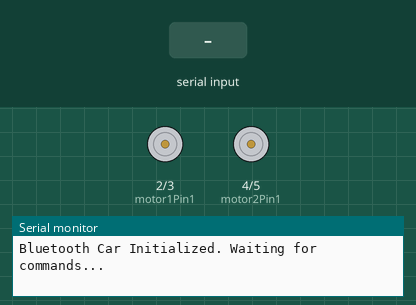
The sketch below on a simulated Arduino Uno, built with avr-gcc and run on an emulated ATmega328P. Parts: motor-driver pin pairs drawn as motors (green arrow = first pin HIGH = forward, orange = second pin HIGH = backward, longer = more drive), the last lines printed to the serial monitor. The inputs (shaded band) are chosen by the test bench.

Above: at 1.2 s.
1.3 s: "F" received over the second serial link
At 2.3 s:
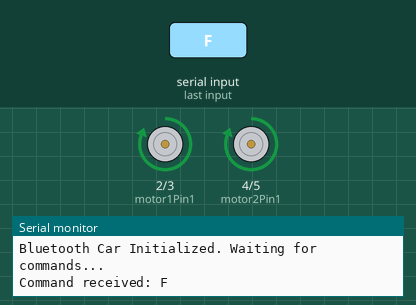
2.8 s: "B" received over the second serial link
At 3.4 s:
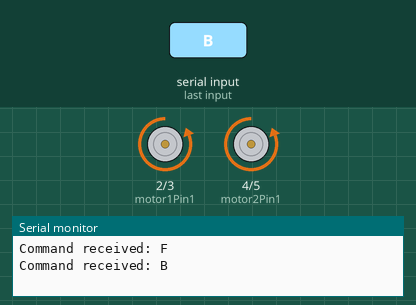
4.3 s: "L" received over the second serial link
At 4.6 s:
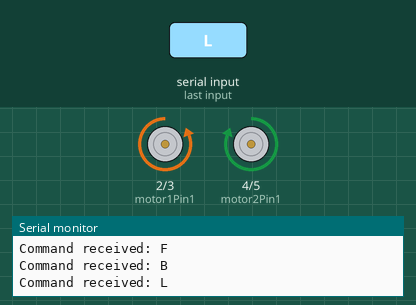
5.8 s: "R" received over the second serial link
At 6.9 s:
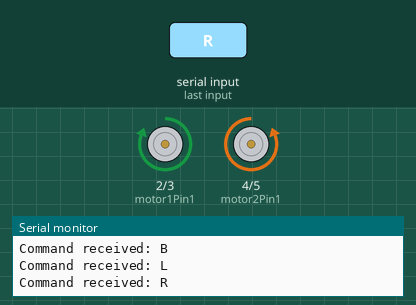
Timing chart, 0 to 8.3 s (numbered marks = the images above; inputs shaded):
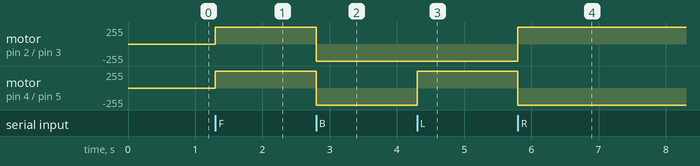

The sketch:

gesture-detector.ino
```cpp
#include <SoftwareSerial.h>

SoftwareSerial Bluetooth(8, 9);

const int motor1Pin1 = 2;
const int motor1Pin2 = 3;
const int motor2Pin1 = 4;
const int motor2Pin2 = 5;

void setup() {
  pinMode(motor1Pin1, OUTPUT);
  pinMode(motor1Pin2, OUTPUT);
  pinMode(motor2Pin1, OUTPUT);
  pinMode(motor2Pin2, OUTPUT);

  Bluetooth.begin(9600);
  Serial.begin(9600);

  Serial.println("Bluetooth Car Initialized. Waiting for commands...");
}

void loop() {
  if (Bluetooth.available()) {
    char command = Bluetooth.read();
    Serial.print("Command received: ");
    Serial.println(command);

    switch (command) {
      case 'F':
        moveForward();
        break;
      case 'B':
        moveBackward();
        break;
      case 'L':
        turnLeft();
        break;
      case 'R':
        turnRight();
        break;
      case 'S':
        stopCar();
        break;
      default:
        Serial.println("Invalid command");
        break;
    }
  }
}

void moveForward() {
  digitalWrite(motor1Pin1, HIGH);
  digitalWrite(motor1Pin2, LOW);
  digitalWrite(motor2Pin1, HIGH);
  digitalWrite(motor2Pin2, LOW);
}

void moveBackward() {
  digitalWrite(motor1Pin1, LOW);
  digitalWrite(motor1Pin2, HIGH);
  digitalWrite(motor2Pin1, LOW);
  digitalWrite(motor2Pin2, HIGH);
}

void turnLeft() {
  digitalWrite(motor1Pin1, LOW);
  digitalWrite(motor1Pin2, HIGH);
  digitalWrite(motor2Pin1, HIGH);
  digitalWrite(motor2Pin2, LOW);
}

void turnRight() {
  digitalWrite(motor1Pin1, HIGH);
  digitalWrite(motor1Pin2, LOW);
  digitalWrite(motor2Pin1, LOW);
  digitalWrite(motor2Pin2, HIGH);
}

void stopCar() {
  digitalWrite(motor1Pin1, LOW);
  digitalWrite(motor1Pin2, LOW);
  digitalWrite(motor2Pin1, LOW);
  digitalWrite(motor2Pin2, LOW);
}
```

Measured:
- after the input at 1.3 s, motor on pin 2 (motor1Pin1) / pin 3 (motor1Pin2), motor on pin 4 (motor2Pin1) / pin 5 (motor2Pin2): stopped → forward 255/255 at once
- after the input at 2.8 s, motor on pin 2 (motor1Pin1) / pin 3 (motor1Pin2), motor on pin 4 (motor2Pin1) / pin 5 (motor2Pin2): forward 255/255 → backward 255/255 at once
- after the input at 4.3 s, motor on pin 4 (motor2Pin1) / pin 5 (motor2Pin2): backward 255/255 → forward 255/255 at once
- after the input at 5.8 s, motor on pin 2 (motor1Pin1) / pin 3 (motor1Pin2): backward 255/255 → forward 255/255 at once; motor on pin 4 (motor2Pin1) / pin 5 (motor2Pin2): forward 255/255 → backward 255/255 at once
